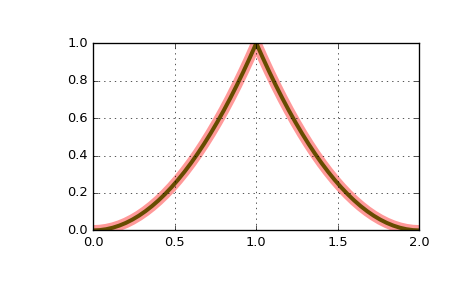

Write the Python code that produced this figure.
# Construct a cubic b-spline:

from scipy.interpolate import BSpline
b = BSpline.basis_element([0, 1, 2, 3, 4])
k = b.k
b.t[k:-k]
# array([ 0.,  1.,  2.,  3.,  4.])
k
# 3

# Construct a second order b-spline on ``[0, 1, 1, 2]``, and compare
# to its explicit form:

t = [-1, 0, 1, 1, 2]
b = BSpline.basis_element(t[1:])
def f(x):
    return np.where(x < 1, x*x, (2. - x)**2)

import matplotlib.pyplot as plt
fig, ax = plt.subplots()
x = np.linspace(0, 2, 51)
ax.plot(x, b(x), 'g', lw=3)
ax.plot(x, f(x), 'r', lw=8, alpha=0.4)
ax.grid(True)
plt.show()
